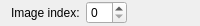
<?xml version="1.0" encoding="UTF-8"?>
<ui version="4.0">
 <class>Form</class>
 <widget class="QWidget" name="Form">
  <property name="geometry">
   <rect>
    <x>0</x>
    <y>0</y>
    <width>200</width>
    <height>26</height>
   </rect>
  </property>
  <property name="sizePolicy">
   <sizepolicy hsizetype="Minimum" vsizetype="Minimum">
    <horstretch>0</horstretch>
    <verstretch>0</verstretch>
   </sizepolicy>
  </property>
  <property name="maximumSize">
   <size>
    <width>16777215</width>
    <height>26</height>
   </size>
  </property>
  <property name="windowTitle">
   <string>Form</string>
  </property>
  <layout class="QHBoxLayout" name="horizontalLayout">
   <property name="topMargin">
    <number>0</number>
   </property>
   <property name="bottomMargin">
    <number>0</number>
   </property>
   <item>
    <layout class="QHBoxLayout" name="horizontalLayout_2">
     <item>
      <widget class="QLabel" name="imageIndexLabel">
       <property name="text">
        <string>Image index:</string>
       </property>
      </widget>
     </item>
     <item>
      <widget class="QSpinBox" name="imageIndex"/>
     </item>
     <item>
      <spacer name="horizontalSpacer">
       <property name="orientation">
        <enum>Qt::Horizontal</enum>
       </property>
       <property name="sizeHint" stdset="0">
        <size>
         <width>40</width>
         <height>20</height>
        </size>
       </property>
      </spacer>
     </item>
    </layout>
   </item>
  </layout>
 </widget>
 <resources/>
 <connections/>
</ui>
